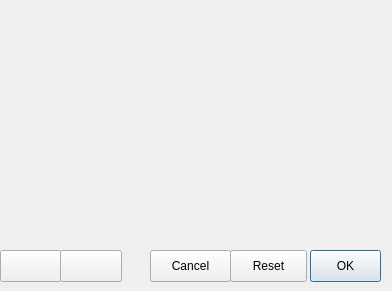
<?xml version="1.0" encoding="UTF-8"?>
<ui version="4.0">
 <class>EditStringCellDialog</class>
 <widget class="QDialog" name="EditStringCellDialog">
  <property name="geometry">
   <rect>
    <x>0</x>
    <y>0</y>
    <width>392</width>
    <height>291</height>
   </rect>
  </property>
  <property name="windowTitle">
   <string/>
  </property>
  <widget class="QPushButton" name="saveButton">
   <property name="enabled">
    <bool>true</bool>
   </property>
   <property name="geometry">
    <rect>
     <x>310</x>
     <y>250</y>
     <width>71</width>
     <height>32</height>
    </rect>
   </property>
   <property name="toolTip">
    <string>Save changes &amp; close editor</string>
   </property>
   <property name="text">
    <string>OK</string>
   </property>
   <property name="shortcut">
    <string>Ctrl+Return</string>
   </property>
   <property name="default">
    <bool>false</bool>
   </property>
  </widget>
  <widget class="QPushButton" name="cancelButton">
   <property name="geometry">
    <rect>
     <x>150</x>
     <y>250</y>
     <width>81</width>
     <height>32</height>
    </rect>
   </property>
   <property name="toolTip">
    <string>Close editor</string>
   </property>
   <property name="text">
    <string>Cancel</string>
   </property>
  </widget>
  <widget class="QPushButton" name="resetButton">
   <property name="geometry">
    <rect>
     <x>230</x>
     <y>250</y>
     <width>77</width>
     <height>32</height>
    </rect>
   </property>
   <property name="toolTip">
    <string>Undo all changes</string>
   </property>
   <property name="text">
    <string>Reset</string>
   </property>
   <property name="shortcut">
    <string>Ctrl+Shift+R</string>
   </property>
  </widget>
  <widget class="QPushButton" name="previousButton">
   <property name="geometry">
    <rect>
     <x>0</x>
     <y>250</y>
     <width>62</width>
     <height>32</height>
    </rect>
   </property>
   <property name="toolTip">
    <string>Previous string</string>
   </property>
   <property name="text">
    <string/>
   </property>
   <property name="icon">
    <iconset resource="qtbleditor.qrc">
     <normaloff>:/QTblEditor/Resources/Up.png</normaloff>:/QTblEditor/Resources/Up.png</iconset>
   </property>
   <property name="shortcut">
    <string>Ctrl+Alt+Up</string>
   </property>
   <property name="flat">
    <bool>false</bool>
   </property>
  </widget>
  <widget class="QPushButton" name="nextButton">
   <property name="geometry">
    <rect>
     <x>60</x>
     <y>250</y>
     <width>62</width>
     <height>32</height>
    </rect>
   </property>
   <property name="toolTip">
    <string>Next string</string>
   </property>
   <property name="text">
    <string/>
   </property>
   <property name="icon">
    <iconset resource="qtbleditor.qrc">
     <normaloff>:/QTblEditor/Resources/Down.png</normaloff>:/QTblEditor/Resources/Down.png</iconset>
   </property>
   <property name="shortcut">
    <string>Ctrl+Alt+Down</string>
   </property>
  </widget>
 </widget>
 <resources>
  <include location="qtbleditor.qrc"/>
 </resources>
 <connections>
  <connection>
   <sender>cancelButton</sender>
   <signal>clicked()</signal>
   <receiver>EditStringCellDialog</receiver>
   <slot>reject()</slot>
   <hints>
    <hint type="sourcelabel">
     <x>340</x>
     <y>265</y>
    </hint>
    <hint type="destinationlabel">
     <x>199</x>
     <y>149</y>
    </hint>
   </hints>
  </connection>
  <connection>
   <sender>saveButton</sender>
   <signal>clicked()</signal>
   <receiver>EditStringCellDialog</receiver>
   <slot>accept()</slot>
   <hints>
    <hint type="sourcelabel">
     <x>262</x>
     <y>265</y>
    </hint>
    <hint type="destinationlabel">
     <x>199</x>
     <y>149</y>
    </hint>
   </hints>
  </connection>
 </connections>
</ui>
